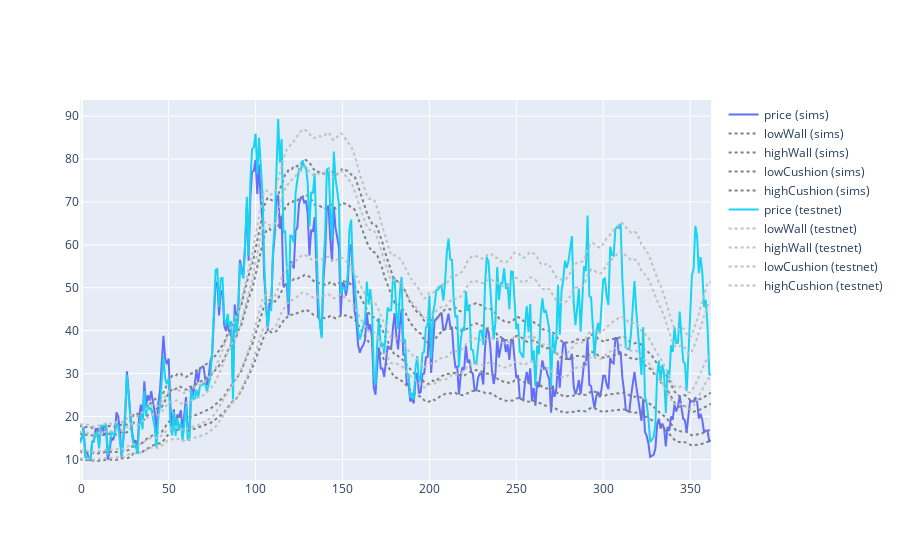

The notebook cell this image was saved under:
### Code cell
fig = go.Figure()
fig.add_trace(go.Scatter(x=df_testnet2['day'], y=df_sims['price'], name='price (sims)'))
fig.add_trace(go.Scatter(x=df_testnet2['day'], y=df_sims['lowWall'], name='lowWall (sims)', line=dict(color='grey', dash='dot')))
fig.add_trace(go.Scatter(x=df_testnet2['day'], y=df_sims['highWall'], name='highWall (sims)', line=dict(color='grey', dash='dot')))
fig.add_trace(go.Scatter(x=df_testnet2['day'], y=df_sims['lowCushion'], name='lowCushion (sims)', line=dict(color='grey', dash='dot')))
fig.add_trace(go.Scatter(x=df_testnet2['day'], y=df_sims['highCushion'], name='highCushion (sims)', line=dict(color='grey', dash='dot')))

fig.add_trace(go.Scatter(x=df_testnet2['day'], y=df_testnet2['price'], name='price (testnet)'))
fig.add_trace(go.Scatter(x=df_testnet2['day'], y=df_testnet2['lowWall'], name='lowWall (testnet)', line=dict(color='silver', dash='dot')))
fig.add_trace(go.Scatter(x=df_testnet2['day'], y=df_testnet2['highWall'], name='highWall (testnet)', line=dict(color='silver', dash='dot')))
fig.add_trace(go.Scatter(x=df_testnet2['day'], y=df_testnet2['lowCushion'], name='lowCushion (testnet)', line=dict(color='silver', dash='dot')))
fig.add_trace(go.Scatter(x=df_testnet2['day'], y=df_testnet2['highCushion'], name='highCushion (testnet)', line=dict(color='silver', dash='dot')))

fig.show()

### Figure 1 — Plotly figure (JSON) as saved in the notebook; plotly's stock layout.template omitted (floating-point values rounded to 4 significant figures; data arrays with more than 128 entries replaced by an {"elided": "..."} marker saying what was removed)
{"data": [{"name": "price (sims)", "type": "scatter", "x": {"elided": "364 int values"}, "y": {"elided": "364 float values"}}, {"line": {"color": "grey", "dash": "dot"}, "name": "lowWall (sims)", "type": "scatter", "x": {"elided": "364 int values"}, "y": {"elided": "364 float values"}}, {"line": {"color": "grey", "dash": "dot"}, "name": "highWall (sims)", "type": "scatter", "x": {"elided": "364 int values"}, "y": {"elided": "364 float values"}}, {"line": {"color": "grey", "dash": "dot"}, "name": "lowCushion (sims)", "type": "scatter", "x": {"elided": "364 int values"}, "y": {"elided": "364 float values"}}, {"line": {"color": "grey", "dash": "dot"}, "name": "highCushion (sims)", "type": "scatter", "x": {"elided": "364 int values"}, "y": {"elided": "364 float values"}}, {"name": "price (testnet)", "type": "scatter", "x": {"elided": "364 int values"}, "y": {"elided": "364 float values"}}, {"line": {"color": "silver", "dash": "dot"}, "name": "lowWall (testnet)", "type": "scatter", "x": {"elided": "364 int values"}, "y": {"elided": "364 float values"}}, {"line": {"color": "silver", "dash": "dot"}, "name": "highWall (testnet)", "type": "scatter", "x": {"elided": "364 int values"}, "y": {"elided": "364 float values"}}, {"line": {"color": "silver", "dash": "dot"}, "name": "lowCushion (testnet)", "type": "scatter", "x": {"elided": "364 int values"}, "y": {"elided": "364 float values"}}, {"line": {"color": "silver", "dash": "dot"}, "name": "highCushion (testnet)", "type": "scatter", "x": {"elided": "364 int values"}, "y": {"elided": "364 float values"}}], "layout": {}}
